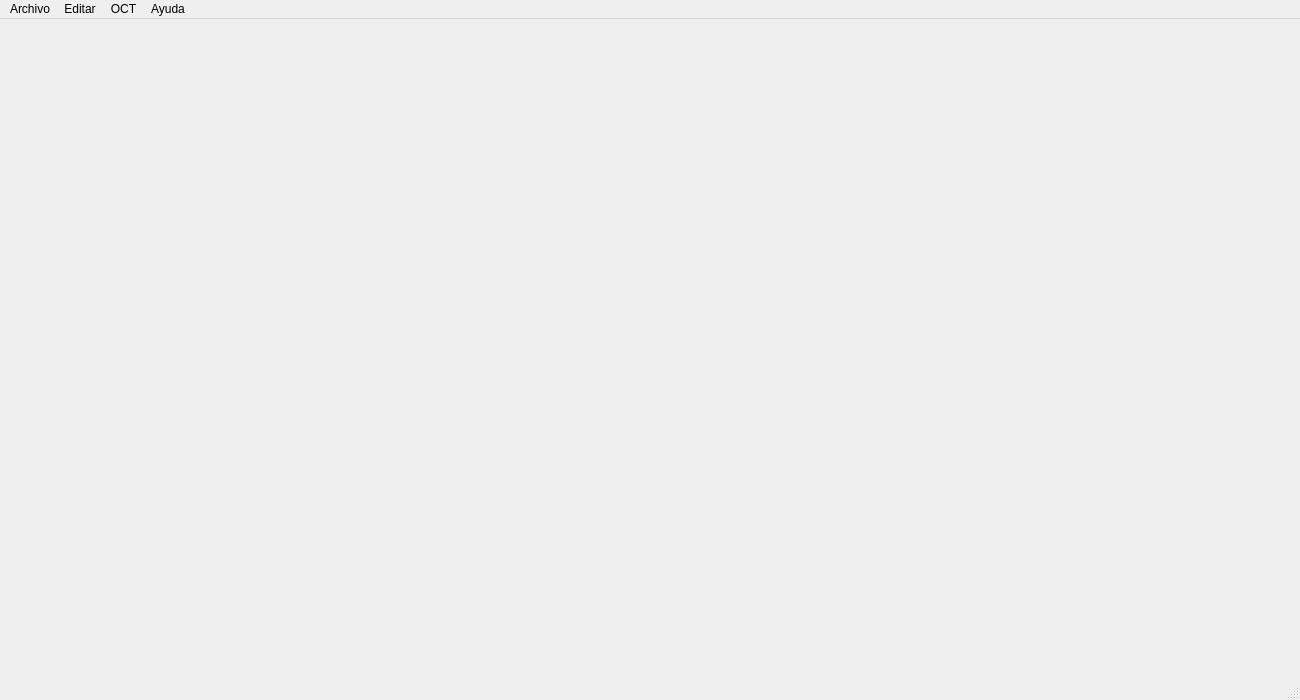
<?xml version="1.0" encoding="UTF-8"?>
<ui version="4.0">
 <class>MainWindow</class>
 <widget class="QMainWindow" name="MainWindow">
  <property name="windowModality">
   <enum>Qt::ApplicationModal</enum>
  </property>
  <property name="geometry">
   <rect>
    <x>0</x>
    <y>0</y>
    <width>1300</width>
    <height>700</height>
   </rect>
  </property>
  <property name="sizePolicy">
   <sizepolicy hsizetype="Preferred" vsizetype="Preferred">
    <horstretch>0</horstretch>
    <verstretch>0</verstretch>
   </sizepolicy>
  </property>
  <property name="minimumSize">
   <size>
    <width>1300</width>
    <height>700</height>
   </size>
  </property>
  <property name="sizeIncrement">
   <size>
    <width>2</width>
    <height>2</height>
   </size>
  </property>
  <property name="windowTitle">
   <string>OCT-Tools</string>
  </property>
  <widget class="QWidget" name="centralwidget">
   <widget class="QWidget" name="horizontalLayoutWidget">
    <property name="geometry">
     <rect>
      <x>-11</x>
      <y>9</y>
      <width>271</width>
      <height>781</height>
     </rect>
    </property>
    <layout class="QHBoxLayout" name="panelDerecho">
     <property name="sizeConstraint">
      <enum>QLayout::SetMinAndMaxSize</enum>
     </property>
    </layout>
   </widget>
   <widget class="QWidget" name="panelPrincipal_2" native="true">
    <property name="geometry">
     <rect>
      <x>260</x>
      <y>10</y>
      <width>2</width>
      <height>2</height>
     </rect>
    </property>
    <property name="sizePolicy">
     <sizepolicy hsizetype="Expanding" vsizetype="Expanding">
      <horstretch>0</horstretch>
      <verstretch>0</verstretch>
     </sizepolicy>
    </property>
    <property name="sizeIncrement">
     <size>
      <width>1</width>
      <height>1</height>
     </size>
    </property>
    <layout class="QHBoxLayout" name="panelPrincipal">
     <property name="sizeConstraint">
      <enum>QLayout::SetMinAndMaxSize</enum>
     </property>
    </layout>
   </widget>
  </widget>
  <widget class="QMenuBar" name="menubar">
   <property name="geometry">
    <rect>
     <x>0</x>
     <y>0</y>
     <width>1300</width>
     <height>26</height>
    </rect>
   </property>
   <widget class="QMenu" name="menuFile">
    <property name="title">
     <string>Archivo</string>
    </property>
    <addaction name="actionNuevo"/>
    <addaction name="actionAbrir"/>
    <addaction name="actionGuardar"/>
    <addaction name="separator"/>
    <addaction name="actionSalir"/>
   </widget>
   <widget class="QMenu" name="menuEditar">
    <property name="title">
     <string>Editar</string>
    </property>
    <addaction name="actionCopiar"/>
    <addaction name="actionPegar"/>
    <addaction name="actionCortar"/>
    <addaction name="separator"/>
    <addaction name="separator"/>
    <addaction name="actionAgregar_referencia_ocular"/>
   </widget>
   <widget class="QMenu" name="menuAyuda">
    <property name="title">
     <string>Ayuda</string>
    </property>
    <addaction name="actionAcerca_de"/>
   </widget>
   <widget class="QMenu" name="menuOCT">
    <property name="title">
     <string>OCT</string>
    </property>
    <addaction name="actionFusionar"/>
    <addaction name="actionSegmentar"/>
    <addaction name="actionEditar_segmentaci_n"/>
   </widget>
   <addaction name="menuFile"/>
   <addaction name="menuEditar"/>
   <addaction name="menuOCT"/>
   <addaction name="menuAyuda"/>
  </widget>
  <widget class="QStatusBar" name="statusbar"/>
  <action name="actionNuevo">
   <property name="text">
    <string>Nuevo</string>
   </property>
  </action>
  <action name="actionAbrir">
   <property name="text">
    <string>Abrir</string>
   </property>
  </action>
  <action name="actionGuardar">
   <property name="text">
    <string>Guardar</string>
   </property>
  </action>
  <action name="actionSalir">
   <property name="text">
    <string>Salir</string>
   </property>
  </action>
  <action name="actionCopiar">
   <property name="text">
    <string>Copiar</string>
   </property>
  </action>
  <action name="actionPegar">
   <property name="text">
    <string>Pegar</string>
   </property>
  </action>
  <action name="actionCortar">
   <property name="text">
    <string>Cortar</string>
   </property>
  </action>
  <action name="actionFusionar">
   <property name="text">
    <string>Fusionar</string>
   </property>
  </action>
  <action name="actionSegmentar">
   <property name="text">
    <string>Segmentar</string>
   </property>
  </action>
  <action name="actionAcerca_de">
   <property name="text">
    <string>Acerca de</string>
   </property>
  </action>
  <action name="actionAgregar_referencia_ocular">
   <property name="text">
    <string>Agregar referencia ocular</string>
   </property>
  </action>
  <action name="actionEditar_segmentaci_n">
   <property name="text">
    <string>Editar segmentación</string>
   </property>
  </action>
 </widget>
 <resources/>
 <connections/>
</ui>
